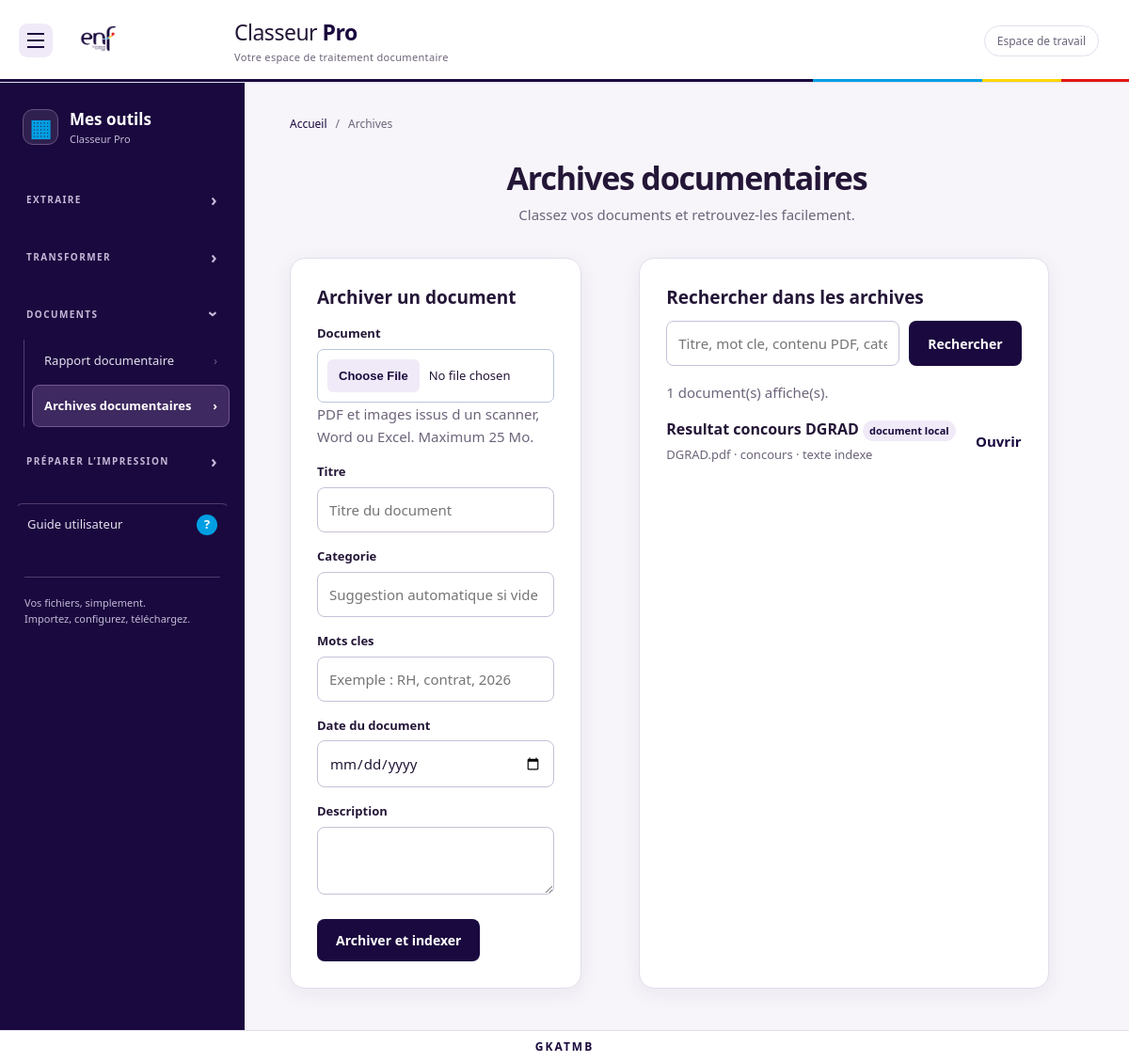
/archive.php, run on the app's committed database.
### tables this page shows
CREATE TABLE documents (
        id INTEGER PRIMARY KEY AUTOINCREMENT,
        original_name TEXT NOT NULL,
        stored_name TEXT NOT NULL UNIQUE,
        mime_type TEXT NOT NULL,
        title TEXT NOT NULL,
        category TEXT NOT NULL,
        tags TEXT NOT NULL DEFAULT "",
        description TEXT NOT NULL DEFAULT "",
        document_date TEXT NULL,
        indexed_text TEXT NOT NULL DEFAULT "",
        created_at TEXT NOT NULL
    );

### archive.php (the view, shortened to what this page needs)
<?php
$query = trim((string) ($_GET['q'] ?? ''));
$database = archiveDatabase();
if ($query === '') {
    $documents = $database->query('SELECT id, title, category, tags, original_name, document_date, created_at, length(indexed_text) AS text_size FROM documents ORDER BY created_at DESC LIMIT 50')->fetchAll(PDO::FETCH_ASSOC);
}
?>
<!doctype html>
<html lang="fr"><head><meta charset="utf-8"><meta name="viewport" content="width=device-width,initial-scale=1"><title>Classeur Pro - Archives</title>
<link rel="stylesheet" href="assets/ui.css?v=6"></head>
<body><?php require __DIR__ . '/ui_nav.php'; ?><main id="main-content" tabindex="-1"><nav class="breadcrumb"><a href="index.php">Accueil</a> / <span>Archives</span></nav><section class="hero"><h1>Archives documentaires</h1><p class="intro">Classez vos documents et retrouvez-les facilement.</p></section><?php if (isset($_GET['success'])): ?><p class="notice">Document archive et indexe avec succes.</p><?php endif; ?><div class="grid"><section class="card"><h2>Archiver un document</h2><form action="archive_store.php" method="post" enctype="multipart/form-data"><input type="hidden" name="csrf_token" value="<?= htmlspecialchars($_SESSION['csrf_token'], ENT_QUOTES, 'UTF-8') ?>"><label>Document</label><input type="file" name="document" accept="application/pdf,image/*,.docx,.xlsx,.xls" capture="environment" required><p class="intro">PDF et images issus d un scanner, Word ou Excel. Maximum 25 Mo.</p><label>Titre</label><input name="title" maxlength="200" placeholder="Titre du document"><label>Categorie</label><input name="category" maxlength="100" placeholder="Suggestion automatique si vide"><label>Mots cles</label><input name="tags" maxlength="500" placeholder="Exemple : RH, contrat, 2026"><label>Date du document</label><input type="date" name="document_date"><label>Description</label><textarea name="description" maxlength="2000"></textarea><button type="submit">Archiver et indexer</button></form></section><section class="card"><h2>Rechercher dans les archives</h2><form class="search" method="get"><input name="q" value="<?= htmlspecialchars($query, ENT_QUOTES, 'UTF-8') ?>" placeholder="Titre, mot cle, contenu PDF, categorie..."><button>Rechercher</button></form><p class="intro"><?= count($documents) ?> document(s) affiche(s).</p><?php foreach ($documents as $document): ?><article class="doc"><div><h3><?= htmlspecialchars($document['title'], ENT_QUOTES, 'UTF-8') ?> <span class="badge"><?= htmlspecialchars($document['category'], ENT_QUOTES, 'UTF-8') ?></span></h3><p><?= htmlspecialchars($document['original_name'], ENT_QUOTES, 'UTF-8') ?> · <?= htmlspecialchars($document['tags'], ENT_QUOTES, 'UTF-8') ?> · <?= $document['text_size'] > 0 ? 'texte indexe' : 'metadonnees indexees' ?></p></div><a class="open" href="archive_download.php?id=<?= (int) $document['id'] ?>" target="_blank">Ouvrir</a></article><?php endforeach; ?></section></div></main><script src="assets/app.js"></script></body></html>

### ui_nav.php (shortened to what this page needs)
<?php
$uiPage = basename($_SERVER['SCRIPT_NAME'] ?? '');
$uiGroups = [
    'Extraire' => ['index.php' => 'Extraction mono / multi', 'extraction_mono.php' => 'Extraction mono / mono', 'extraction_hybride.php' => 'Hybride'],
    'Transformer' => ['enrichissement.php' => 'Ajouter colonne', 'ajout_multi.php' => 'Ajout multi', 'fusion.php' => 'Fusion de fichiers', 'eclatement.php' => 'Éclatement', 'regroupement.php' => 'Regroupement'],
    'Documents' => ['rapport.php' => 'Rapport documentaire', 'archive.php' => 'Archives documentaires'],
    'Préparer l’impression' => ['impression_mono.php' => 'Monofeuille', 'impression_multi.php' => 'Multifeuilles'],
];
?>
<header class="app-header"><a href="index.php" class="logo-link"><img src="assets/logo.png" alt="Accueil Classeur Pro"></a><p class="app-title">Classeur <strong>Pro</strong><span>Votre espace de traitement documentaire</span></p><span class="header-badge">Espace de travail</span></header>
<button class="menu-toggle" type="button" aria-label="Ouvrir ou fermer la navigation" aria-controls="app-navigation" aria-expanded="true"><span></span><span></span><span></span></button>
<aside class="sidebar" id="app-navigation" aria-label="Navigation principale">
    <div class="brand"><span class="brand-symbol" aria-hidden="true">▦</span><div>Mes outils<small>Classeur Pro</small></div></div>
    <?php foreach ($uiGroups as $group => $links): ?>
        <details class="nav-section"<?= isset($links[$uiPage]) ? ' open' : '' ?>>
        <summary class="menu-label"><?= $group ?><span aria-hidden="true">›</span></summary>
        <div class="nav-group">
        <?php foreach ($links as $href => $label): ?>
            <a class="nav-link<?= $uiPage === $href ? ' active' : '' ?>" href="<?= $href ?>"<?= $uiPage === $href ? ' aria-current="page"' : '' ?>><span><?= $label ?></span><span class="nav-arrow" aria-hidden="true">›</span></a>
        <?php endforeach; ?>
        </div>
        </details>
    <?php endforeach; ?>
    <a class="nav-link guide-link<?= $uiPage === 'guide.php' ? ' active' : '' ?>" href="guide.php"<?= $uiPage === 'guide.php' ? ' aria-current="page"' : '' ?>><span>Guide utilisateur</span><span aria-hidden="true">?</span></a>
    <p class="sidebar-note">Vos fichiers, simplement.<br>Importez, configurez, téléchargez.</p>
</aside>
<footer class="app-footer" aria-label="Signature du développeur">GKATMB</footer>

### archive.php (style rules this page uses)
:root { --navy:#102a43;--blue:#1f6feb;--ink:#172b4d;--muted:#61758a;--line:#dce5ef;--bg:#f5f8fc;--soft:#eaf2ff }
* { box-sizing:border-box }
body { margin:0;background:var(--bg);color:var(--ink);font:15px/1.5 Inter,"Segoe UI",Arial,sans-serif }
.app-header { height:104px;padding:10px 24px;display:flex;align-items:center;position:fixed;z-index:12;inset:0 0 auto;background:#fff;border-bottom:1px solid var(--line) }
.app-header img { width:220px;height:80px;object-fit:contain;object-position:left }
.app-title { position:absolute;left:50%;transform:translateX(-50%);font-size:22px;font-weight:800 }
.sidebar { position:fixed;z-index:3;top:104px;bottom:0;width:280px;padding:24px 16px;background:var(--navy);color:#d9e7f5 }
.brand { height:58px;margin:64px 8px 28px;font-size:18px;font-weight:700 }
.nav-link { display:block;padding:9px 12px;border-radius:8px;color:inherit;text-decoration:none }
.nav-link.active,.nav-link:hover { background:#1c4268 }
.menu-toggle { position:fixed;z-index:13;top:120px;left:18px;width:44px;height:42px;border:0;border-radius:9px;background:var(--navy);color:#fff;cursor:pointer }
main { margin-left:280px;padding:142px clamp(24px,6vw,92px) 54px }
.breadcrumb { color:var(--muted);font-size:13px }
.breadcrumb a { color:var(--blue);text-decoration:none }
h1 { margin:28px 0 8px;font-size:36px }
.intro { margin:0;color:var(--muted) }
.grid { display:grid;grid-template-columns:minmax(300px,390px) 1fr;gap:24px;margin-top:30px }
.card { padding:25px;border:1px solid var(--line);border-radius:15px;background:#fff;box-shadow:0 9px 28px rgba(22,52,83,.06) }
h2 { margin:0 0 12px;font-size:19px }
label { display:block;margin-top:15px;font-weight:700 }
input,textarea { width:100%;margin-top:6px;padding:10px;border:1px solid #b7c8da;border-radius:7px;font:inherit }
textarea { min-height:82px;resize:vertical }
button { margin-top:20px;padding:11px 16px;border:0;border-radius:7px;background:var(--blue);color:#fff;font-weight:700;cursor:pointer }
.search { display:flex;gap:10px;margin-bottom:16px }
.search input { margin:0 }
.search button { margin:0 }
.doc { display:flex;align-items:center;justify-content:space-between;gap:15px;padding:15px 0;border-bottom:1px solid var(--line) }
.doc:last-child { border-bottom:0 }
.doc h3 { margin:0;font-size:16px }
.doc p { margin:3px 0 0;color:var(--muted);font-size:13px }
.badge { display:inline-block;padding:2px 7px;border-radius:20px;background:var(--soft);color:#155bc7;font-size:11px;font-weight:700 }
.open { white-space:nowrap;color:var(--blue);font-weight:700;text-decoration:none }

### data on the page
documents: title "Resultat concours DGRAD", category "document local", original_name "DGRAD.pdf", tags "concours"

### other printed values
$group "EXTRAIRE"
$group "TRANSFORMER"
$group "DOCUMENTS"
$label "Rapport documentaire"
$label "Archives documentaires"
$group "PRÉPARER L’IMPRESSION"
count($documents) "1"
